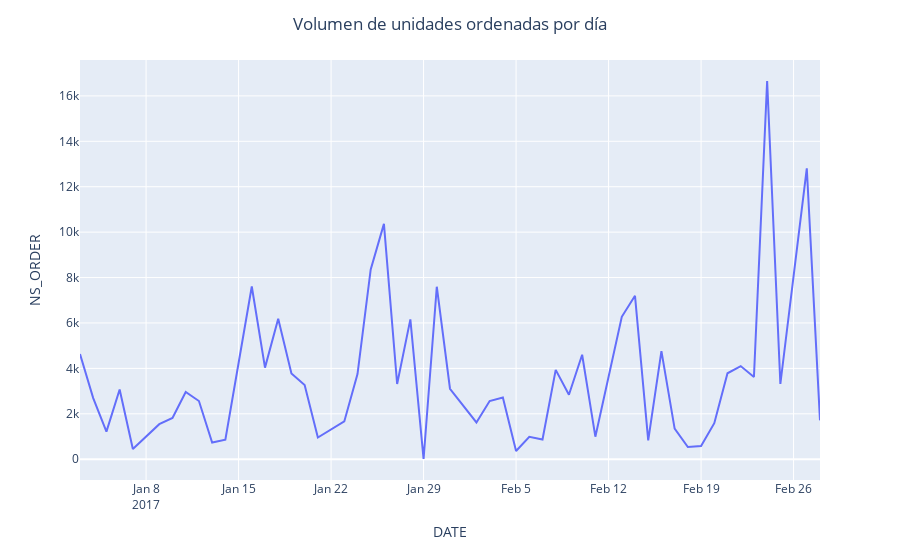

This figure's notebook cell:
### Code cell
#Realizo un gráfico de líneas con plotly
fig = px.line(df_daily_volume, x="DATE", y="NS_ORDER")
fig.update_layout(
    title_text = "Volumen de unidades ordenadas por día",
    title_x = 0.5
)
fig.show()

### Figure 1 — Plotly figure (JSON) as saved in the notebook; plotly's stock layout.template omitted (floating-point values rounded to 4 significant figures)
{"data": [{"hovertemplate": "DATE=%{x}<br>NS_ORDER=%{y}<extra></extra>", "legendgroup": "", "line": {"color": "#636efa", "dash": "solid"}, "marker": {"symbol": "circle"}, "mode": "lines", "name": "", "orientation": "v", "showlegend": false, "type": "scatter", "x": ["2017-01-03T00:00:00", "2017-01-04T00:00:00", "2017-01-05T00:00:00", "2017-01-06T00:00:00", "2017-01-07T00:00:00", "2017-01-09T00:00:00", "2017-01-10T00:00:00", "2017-01-11T00:00:00", "2017-01-12T00:00:00", "2017-01-13T00:00:00", "2017-01-14T00:00:00", "2017-01-16T00:00:00", "2017-01-17T00:00:00", "2017-01-18T00:00:00", "2017-01-19T00:00:00", "2017-01-20T00:00:00", "2017-01-21T00:00:00", "2017-01-23T00:00:00", "2017-01-24T00:00:00", "2017-01-25T00:00:00", "2017-01-26T00:00:00", "2017-01-27T00:00:00", "2017-01-28T00:00:00", "2017-01-29T00:00:00", "2017-01-30T00:00:00", "2017-01-31T00:00:00", "2017-02-02T00:00:00", "2017-02-03T00:00:00", "2017-02-04T00:00:00", "2017-02-05T00:00:00", "2017-02-06T00:00:00", "2017-02-07T00:00:00", "2017-02-08T00:00:00", "2017-02-09T00:00:00", "2017-02-10T00:00:00", "2017-02-11T00:00:00", "2017-02-13T00:00:00", "2017-02-14T00:00:00", "2017-02-15T00:00:00", "2017-02-16T00:00:00", "2017-02-17T00:00:00", "2017-02-18T00:00:00", "2017-02-19T00:00:00", "2017-02-20T00:00:00", "2017-02-21T00:00:00", "2017-02-22T00:00:00", "2017-02-23T00:00:00", "2017-02-24T00:00:00", "2017-02-25T00:00:00", "2017-02-27T00:00:00", "2017-02-28T00:00:00"], "xaxis": "x", "y": [4630, 2690, 1213, 3070, 449, 1544, 1815, 2959, 2562, 732, 856, 7607, 4033, 6181, 3777, 3263, 956, 1662, 3750, 8358, 10363, 3312, 6159, 9, 7596, 3103, 1620, 2562, 2721, 361, 985, 869, 3933, 2837, 4599, 991, 6270, 7196, 831, 4761, 1348, 539, 581, 1587, 3785, 4101, 3622, 16656, 3312, 12808, 1711], "yaxis": "y"}], "layout": {"legend": {"tracegroupgap": 0}, "margin": {"t": 60}, "title": {"text": "Volumen de unidades ordenadas por día", "x": 0.5}, "xaxis": {"anchor": "y", "domain": [0, 1], "title": {"text": "DATE"}}, "yaxis": {"anchor": "x", "domain": [0, 1], "title": {"text": "NS_ORDER"}}}}
